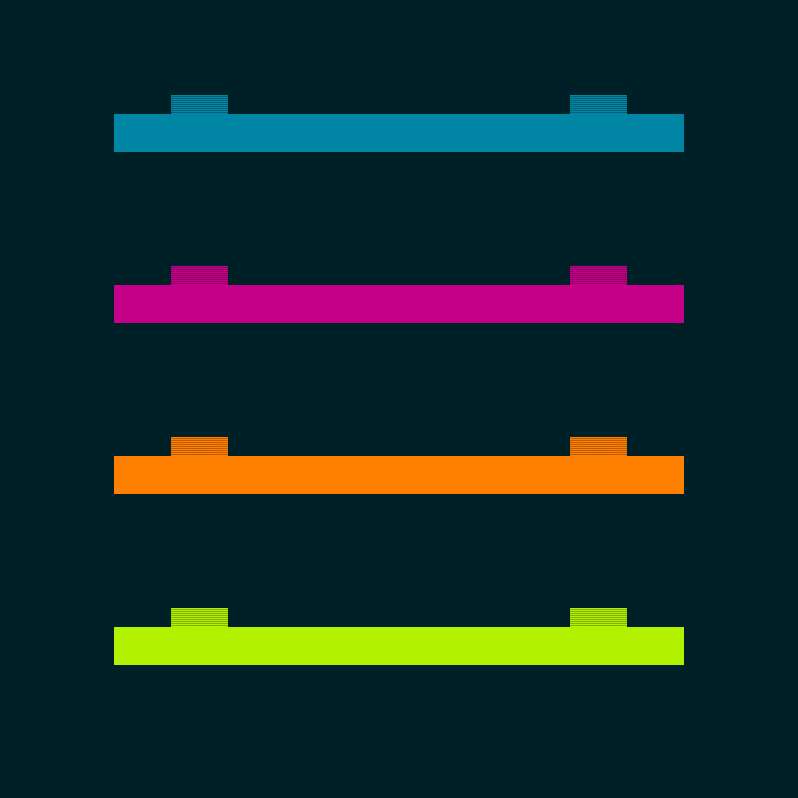

Tiled map render using the project's own tile images. Description and the map definition, with tile-layer contents summarised, below:
An orthogonal 14x42 tile map with 57x19 px tiles, 2 tile layers (Bricks, Powerups), 3 tilesets.

<map version="1.0" orientation="orthogonal" renderorder="left-up" width="14" height="42" tilewidth="57" tileheight="19" backgroundcolor="#002028" nextobjectid="10">
 <properties>
  <property name="FinalBallSpeedPercentageIncrease" type="int" value="25" />
 </properties>
 <tileset firstgid="1" name="Bricks" tilewidth="114" tileheight="38" tilecount="18" columns="0">
  <tile id="0">
   <properties>
    <property name="HitsToDestroy" type="int" value="1" />
   </properties>
   <image width="114" height="38" source="../../../../SourceImages/Game/Brick-A1.png" />
  </tile>
  <tile id="1">
   <properties>
    <property name="HitsToDestroy" type="int" value="2" />
   </properties>
   <image width="114" height="38" source="../../../../SourceImages/Game/Brick-A2.png" />
  </tile>
  <tile id="2">
   <properties>
    <property name="HitsToDestroy" type="int" value="1" />
   </properties>
   <image width="114" height="38" source="../../../../SourceImages/Game/Brick-B1.png" />
  </tile>
  <tile id="3">
   <properties>
    <property name="HitsToDestroy" type="int" value="2" />
   </properties>
   <image width="114" height="38" source="../../../../SourceImages/Game/Brick-B2.png" />
  </tile>
  <tile id="4">
   <properties>
    <property name="HitsToDestroy" type="int" value="1" />
   </properties>
   <image width="114" height="38" source="../../../../SourceImages/Game/Brick-C1.png" />
  </tile>
  <tile id="5">
   <properties>
    <property name="HitsToDestroy" type="int" value="2" />
   </properties>
   <image width="114" height="38" source="../../../../SourceImages/Game/Brick-C2.png" />
  </tile>
  <tile id="6">
   <properties>
    <property name="HitsToDestroy" type="int" value="1" />
   </properties>
   <image width="114" height="38" source="../../../../SourceImages/Game/Brick-D1.png" />
  </tile>
  <tile id="7">
   <properties>
    <property name="HitsToDestroy" type="int" value="2" />
   </properties>
   <image width="114" height="38" source="../../../../SourceImages/Game/Brick-D2.png" />
  </tile>
  <tile id="8">
   <properties>
    <property name="HitsToDestroy" type="int" value="-1" />
   </properties>
   <image width="114" height="38" source="../../../../SourceImages/Game/Brick-E1.png" />
  </tile>
  <tile id="9">
   <properties>
    <property name="HitsToDestroy" type="int" value="1" />
   </properties>
   <image width="57" height="19" source="../../../../SourceImages/Game/SmallBrick-A1.png" />
  </tile>
  <tile id="10">
   <properties>
    <property name="HitsToDestroy" type="int" value="2" />
   </properties>
   <image width="57" height="19" source="../../../../SourceImages/Game/SmallBrick-A2.png" />
  </tile>
  <tile id="11">
   <properties>
    <property name="HitsToDestroy" type="int" value="1" />
   </properties>
   <image width="57" height="19" source="../../../../SourceImages/Game/SmallBrick-B1.png" />
  </tile>
  <tile id="12">
   <properties>
    <property name="HitsToDestroy" type="int" value="2" />
   </properties>
   <image width="57" height="19" source="../../../../SourceImages/Game/SmallBrick-B2.png" />
  </tile>
  <tile id="14">
   <properties>
    <property name="HitsToDestroy" type="int" value="1" />
   </properties>
   <image width="57" height="19" source="../../../../SourceImages/Game/SmallBrick-C1.png" />
  </tile>
  <tile id="15">
   <properties>
    <property name="HitsToDestroy" type="int" value="2" />
   </properties>
   <image width="57" height="19" source="../../../../SourceImages/Game/SmallBrick-C2.png" />
  </tile>
  <tile id="16">
   <properties>
    <property name="HitsToDestroy" type="int" value="1" />
   </properties>
   <image width="57" height="19" source="../../../../SourceImages/Game/SmallBrick-D1.png" />
  </tile>
  <tile id="17">
   <properties>
    <property name="HitsToDestroy" type="int" value="2" />
   </properties>
   <image width="57" height="19" source="../../../../SourceImages/Game/SmallBrick-D2.png" />
  </tile>
  <tile id="18">
   <properties>
    <property name="HitsToDestroy" type="int" value="-1" />
   </properties>
   <image width="57" height="19" source="../../../../SourceImages/Game/SmallBrick-E1.png" />
  </tile>
 </tileset>
 <tileset firstgid="20" name="Powerups" tilewidth="57" tileheight="57" tilecount="6" columns="0">
  <tile id="0">
   <properties>
    <property name="PowerupType" type="int" value="3" />
   </properties>
   <image width="57" height="57" source="../../../../SourceImages/Game/PowerupFireball.png" />
  </tile>
  <tile id="1">
   <properties>
    <property name="PowerupType" type="int" value="1" />
   </properties>
   <image width="57" height="57" source="../../../../SourceImages/Game/PowerupLargerPaddle.png" />
  </tile>
  <tile id="2">
   <properties>
    <property name="PowerupType" type="int" value="2" />
   </properties>
   <image width="57" height="57" source="../../../../SourceImages/Game/PowerupMultiBall.png" />
  </tile>
  <tile id="3">
   <properties>
    <property name="PowerupType" type="int" value="4" />
   </properties>
   <image width="57" height="57" source="../../../../SourceImages/Game/PowerupBullets.png" />
  </tile>
  <tile id="4">
   <properties>
    <property name="PowerupType" type="int" value="5" />
   </properties>
   <image width="57" height="57" source="../../../../SourceImages/Game/PowerupRockets.png" />
  </tile>
  <tile id="5">
   <properties>
    <property name="PowerupType" type="int" value="6" />
   </properties>
   <image width="38" height="38" source="../../../../SourceImages/Game/LifeUp.png" />
  </tile>
 </tileset>
 <tileset firstgid="23" name="Wormholes" tilewidth="114" tileheight="110" tilecount="1" columns="0">
  <tile id="1">
   <properties>
    <property name="WorkholeType" type="int" value="2" />
   </properties>
   <image width="57" height="57" source="../../../../SourceImages/Game/WormholeOut.png" />
  </tile>
 </tileset>
 <layer name="Bricks" width="14" height="42">
  <data>[588 cells, 28 non-empty, 8 distinct tile ids]</data>
 </layer>
 <layer name="Powerups" width="14" height="42">
  <data>[588 cells, 0 non-empty, 0 distinct tile ids]</data>
 </layer>
</map>
